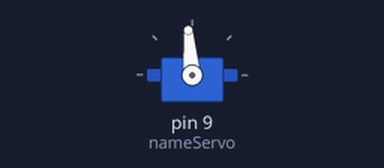
A sketch run on a simulated Arduino Uno, built with avr-gcc and run on an emulated ATmega328P. On the bench: servo. What the sketch prints to the serial monitor is not drawn.

Above: at 0.05 s.
At 1.2 s:
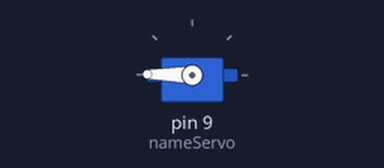
At 2.35 s:
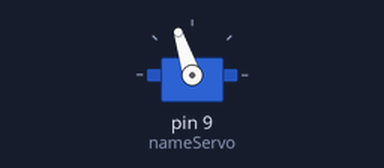
At 4.95 s:
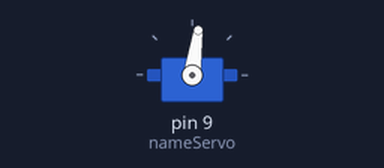
Timing chart, 0 to 6.5 s (numbered marks = the images above):
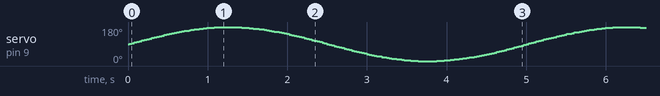

The sketch:

C5.ino
```cpp
#include <Servo.h>

#define servo 9

Servo nameServo;
void setup()
{
  Serial.begin(9600);
  nameServo.attach(9);

}

void loop() {
  unsigned long t=millis();
  nameServo.write(simuladorservo(t)); //varreamento do servo
  Serial.println(simuladorservo(t)); //ver no plotter a onda criada
  delay(15);

}
float simuladorservo(unsigned long t) // onda sinusoidal
{
  const float ydc=90, yac=90;
  const int T=5; // T=5 segundos
  return ydc+yac*sin(6.28*t/1000/T);
}
```
